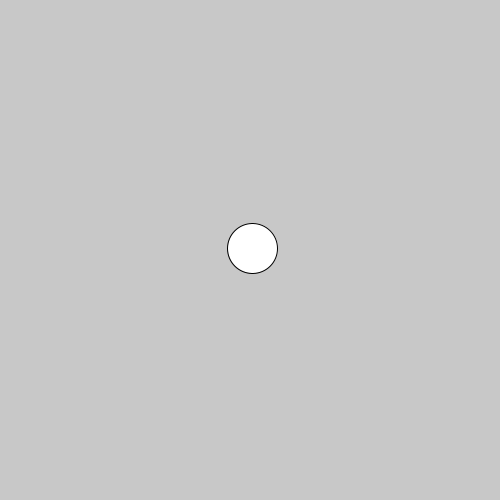
Frame 1 (no input)
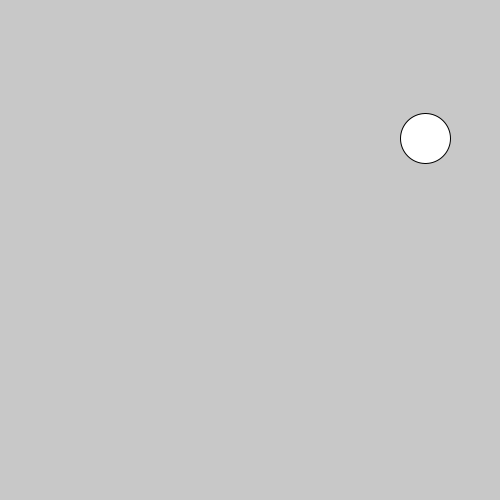
Frame 60 (the mouse pressed at the canvas centre just before this capture)
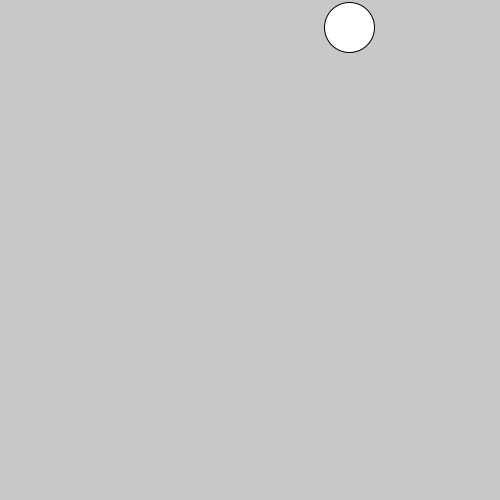
Frame 120 (the mouse held since frame 60 and released just before this capture)

The Processing sketch that drew these frames (run headless with seeded random() and noise(); from frame 60 on, the mouse is pressed at the canvas centre):

// Processing sketch: 11_bouncing_ball
// ── 11_bouncing_ball.pde
// the radius of the ball = 1/2 of the diameter
int radius = 25;

// these variables are global because we're going to update their values in the draw() loop
// and we want those changes to persist over time
float xPos;
float yPos;
float xSpeed;
float ySpeed;

void setup() {
  size(500, 500);

  // the ball will start in the middle of the window
  xPos = width / 2;
  yPos = height / 2;

  // randomly choose whether the ball will move to the left (-1) or right (1)
  int xDirection = floor(random(2)) * 2 - 1;
  // randomly choose whether the ball will move up (-1) or down (1)
  int yDirection = floor(random(2)) * 2 - 1;

  // randomly choose how fast the ball will move horizontally and vertically
  xSpeed = random(1.5, 3.0) * xDirection;
  ySpeed = random(1.5, 3.0) * yDirection;
}

void draw() {
  background(200);
  stroke(0);
  fill(255);

  // move the ball horizontally and vertically
  xPos += xSpeed;
  yPos += ySpeed;

  // bounce off the left and right walls of the window
  if ( xPos <= radius || xPos >= width - radius) {
    xSpeed *= -1;
  }

  // bounce off the top and bottom walls of the window
  if (yPos <= radius || yPos >= height - radius) {
    ySpeed *= -1;
  }

  // draw the ball, multiplying the radius by 2 to get the diameter
  ellipse(xPos, yPos, radius * 2, radius * 2);
}
